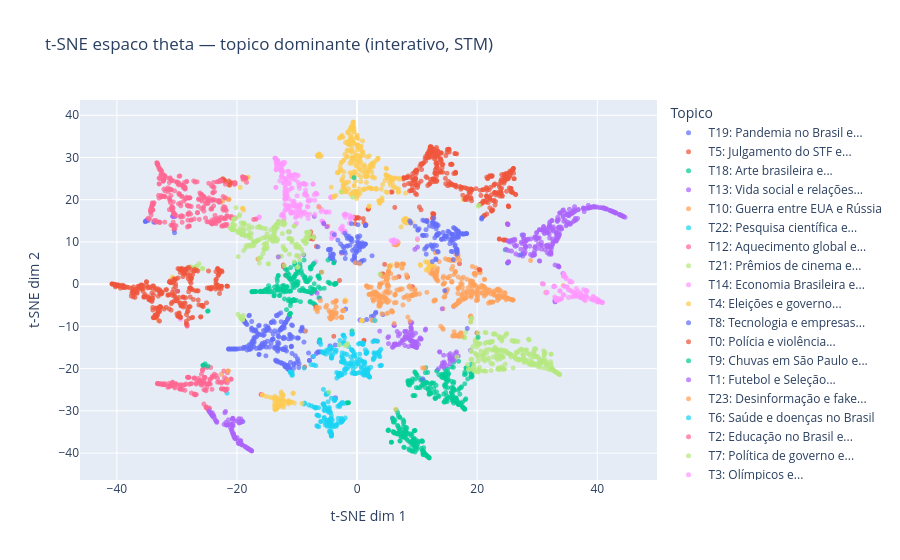

The cell this chart's notebook holds for it:
### Markdown cell above
## t-SNE do espaço de tópicos (θ)

Reduz a matriz θ (N×K) a 2D via t-SNE. Gera PNG colorido por tópico dominante e versão HTML interativa com hover do texto.

### Code cell
import plotly.express as px
from sklearn.manifold import TSNE

_theta_mat = np.array(full)  # (n_docs, K)
_texts_stm = [t[:100] + "..." if len(t) > 100 else t for t in docs]

print("Calculando t-SNE sobre matriz theta...")
_tsne = TSNE(n_components=2, perplexity=30, random_state=seed, max_iter=500)
_theta_2d = _tsne.fit_transform(_theta_mat)

_cmap_stm = plt.get_cmap("tab20", max(BEST_K, 1))

# PNG por topico dominante
fig, ax = plt.subplots(figsize=(11, 8))
for tid in range(BEST_K):
    _mm = np.array(dominant) == tid
    if _mm.any():
        import textwrap as _tw_u
        _nm = _tw_u.shorten(str(names.get(tid, "")), 20, placeholder="...")
        ax.scatter(_theta_2d[_mm, 0], _theta_2d[_mm, 1],
                   c=[_cmap_stm(tid)], s=14, alpha=0.72, linewidths=0,
                   label=f"T{tid}: {_nm}")
ax.set_title("t-SNE do espaco theta — topico dominante (STM)", fontsize=13, fontweight="bold")
ax.set_xlabel("t-SNE dim 1"); ax.set_ylabel("t-SNE dim 2")
ax.legend(loc="best", fontsize=7, framealpha=0.85, ncol=2)
plt.tight_layout()
plt.savefig(OUTPUT_DIR / "stm_tsne_theta_topico.png", dpi=150, bbox_inches="tight", facecolor="white")
plt.show()
print(f"Salvo: {OUTPUT_DIR / 'stm_tsne_theta_topico.png'}")

# HTML interativo por topico dominante
import textwrap as _tw_u2
_tsne_df_stm = pd.DataFrame({
    "x": _theta_2d[:, 0], "y": _theta_2d[:, 1],
    "Texto": _texts_stm,
    "Topico": [f"T{t}: {_tw_u2.shorten(str(names.get(t,"")), 25, placeholder="...")}" for t in dominant],
})
fig_u = px.scatter(
    _tsne_df_stm, x="x", y="y", color="Topico",
    hover_data={"x": False, "y": False, "Texto": True},
    title="t-SNE espaco theta — topico dominante (interativo, STM)",
    labels={"x": "t-SNE dim 1", "y": "t-SNE dim 2"}, opacity=0.72,
)
fig_u.update_traces(marker_size=5)
_out_u = OUTPUT_DIR / "stm_tsne_theta_interactive.html"
fig_u.write_html(_out_u)
fig_u.show()
print(f"Salvo: {_out_u}")
